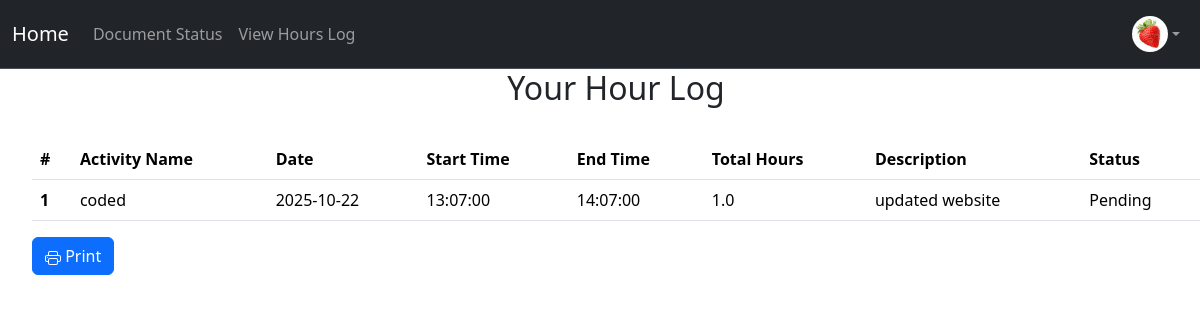
Page /specific/log/hours (signed in) on the earlier database version.
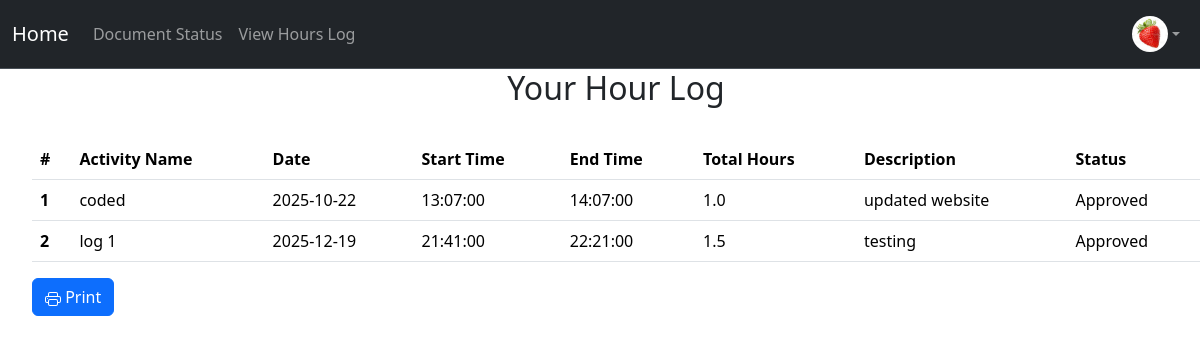
Same page on the later database version.
### project/models.py (models this page shows, shortened)
class User(db.Model, UserMixin):
    __tablename__ = 'users'
    id: Mapped[int] = mapped_column(primary_key=True)
    name: Mapped[str] = mapped_column()
    email: Mapped[str] = mapped_column(unique=True)
    password_hash: Mapped[str] = mapped_column(db.String(128))
    date_created: Mapped[datetime] = mapped_column(DateTime, server_default=func.now())
    total_hours: Mapped[float] = mapped_column(default=0.0)
    picture: Mapped[str] = mapped_column(default="default.jpeg")
    role: Mapped[str] = mapped_column(default="user")  # "user", "volunteer", " intern", "board"
    hours: Mapped[List["Hours"]] = relationship("Hours", back_populates="user", cascade="all, delete-orphan")
    documents: Mapped[List["Document"]] = relationship("Document", back_populates="user", cascade="all, delete-orphan")

class Hours(db.Model):
    __tablename__ = 'hours'
    id: Mapped[int] = mapped_column(primary_key=True)
    activity_name: Mapped[str] = mapped_column()
    date: Mapped[datetime.date] = mapped_column(Date)
    start_time: Mapped[datetime.time] = mapped_column(db.Time)
    end_time: Mapped[datetime.time] = mapped_column(db.Time)
    amount: Mapped[float] = mapped_column()
    description: Mapped[str] = mapped_column()
    status: Mapped[str] = mapped_column(server_default=text("'Pending'"))  # "pending", "approved", "denied"
    user: Mapped["User"] = relationship("User", back_populates="hours")
    user_id: Mapped[int] = mapped_column(db.ForeignKey('users.id'), name="fk_hours_user_id")

### app.py (the view, shortened to what this page needs)
@app.route("/specific/log/hours", methods=["GET", "POST"])
@login_required
@permission_required('volunteer')
def specific_log_hours():
    user_id = request.args.get('user_id') or request.form.get('user_id')
    return render_template('specific_user_hours_log.html')

### project/models.py (called while the page is built)
@login_manager.user_loader
def load_user(user_id):
    return User.query.get(user_id)

### project/templates/specific_user_hours_log.html (shortened to what this page needs)
{% extends "base.html" %}
{% block content %}
    <ol>
        {% if current_user.role != "admin" and current_user.role != "board" %}
            <div class="username-header">
                <h2>Your Hour Log</h2>
            </div>
            <table class="table table-hover">
                <thead class = "thead-light">
                <tr>
                    <th scope="col">#</th>
                    <th scope="col">Activity Name</th>
                    <th scope="col">Date</th>
                    <th scope="col">Start Time</th>
                    <th scope="col">End Time</th>
                    <th scope="col">Total Hours</th>
                    <th scope="col">Description</th>
                    <th scope="col">Status</th>
                </tr>
                </thead>
            <br>
            <tbody>
                {% for log in current_user.hours %}
                    {% set log_num = loop.index %}
                    <tr>
                        <th scope="row">{{log_num}}</th>
                        <td>{{log.activity_name}}</td>
                        <td>{{log.date}}</td>
                        <td>{{log.start_time}}</td>
                        <td>{{log.end_time}}</td>
                        <td>{{log.amount}}</td>
                        <td>{{log.description}}</td>
                        <td>{{log.status}}</td>
                    </tr>
                {% endfor %}
            </tbody>
            </table>
        {% endif %}
        <button onclick="window.print()" class="btn btn-primary">
            Print
        </button>
    </ol>
{% endblock %}

### project/templates/base.html (shortened to what this page needs)
<!DOCTYPE html>
<html>
  <head>
    <link href="https://cdn.jsdelivr.net/npm/bootstrap@5.3.8/dist/css/bootstrap.min.css" rel="stylesheet">
  </head>
  <body>
    <nav class="navbar navbar-expand bg-dark border-bottom border-body" data-bs-theme="dark">
      <div class="container-fluid d-flex">
        <a class="navbar-brand"
            href="{% if current_user.is_authenticated and current_user.role == 'admin' %}
              {{ url_for('admin_dashboard') }}
            {% elif current_user.is_authenticated and current_user.role == 'board' %}
              {{ url_for('board_dashboard') }}
            {% elif current_user.is_authenticated and current_user.role == 'volunteer' %}
                {{ url_for('volunteer_dashboard') }}
            {% elif current_user.is_authenticated and current_user.role == 'intern' %}
                {{ url_for('intern_dashboard') }}
            {% else %}
              {{ url_for('user_dashboard') }}
          {% endif %}">
          Home
        </a>
        <ul class="navbar-nav mb-2 mb-lg-0 d-flex flex-row">
          {% if current_user.is_authenticated %}
            <li class="nav-item">
              <a class="nav-link" href="{{ url_for('document_status') }}">Document Status</a>
            </li>
            <li class="nav-item">
              <a class="nav-link"
              href="{{ url_for('hours_log') }}">
                  View Hours Log </a>
            </li>
          {% endif %}
        </ul>
        {% if current_user.is_authenticated %}
        <ul class="navbar-nav ms-auto mb-2 mb-lg-0">
          <li class="nav-item dropdown">
            <a class="nav-link dropdown-toggle d-flex align-items-center" href="#" id="profileDropdown" role="button" data-bs-toggle="dropdown" aria-expanded="false">
              <img src="{{ url_for('static', filename='profile_pics/' ~ current_user.picture ) }}" alt="Profile" style="height:36px;width:36px;border-radius:50%;">
            </a>
          </li>
        </ul>
        {% endif %}
      </div>
    </nav>
    {% block content %}
    {% endblock %}
  </body>
</html>

### project/templates/base.html (style rules this page uses)
.username-header { text-align: center; }
.dropdown { position: relative; display: inline-block; }

Differences in the rows shown:
changed Hours "coded": status "Pending" → "Approved"
added Hours: log_num "2", activity_name "log 1", date "2025-12-19", start_time "21:41:00", end_time "22:21:00", amount "1.5", description "testing", status "Approved"
